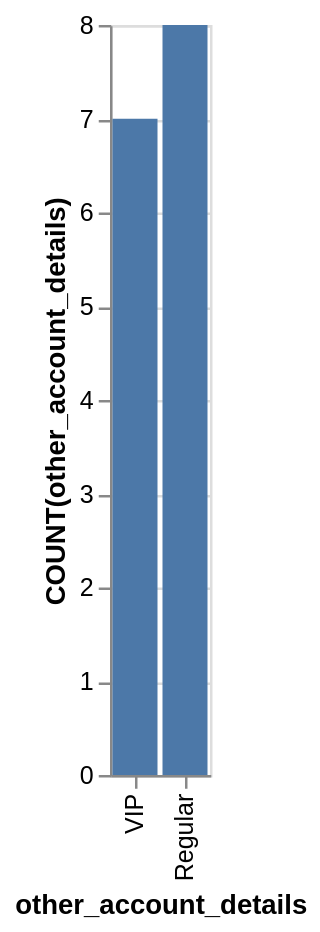

Write a Vega-Lite specification for this figure.
### Vega-Lite specification from a JSON file in a GitHub repository (floating-point values rounded to 4 significant figures)
{"data": {"values": [{"x_data": "VIP", "y_data": 7}, {"x_data": "Regular", "y_data": 8}]}, "mark": "bar", "encoding": {"x": {"field": "x_data", "type": "nominal", "title": "other_account_details", "sort": {"op": "sum", "field": "y_data", "order": "ascending"}}, "y": {"field": "y_data", "type": "quantitative", "title": "COUNT(other_account_details)"}}}
